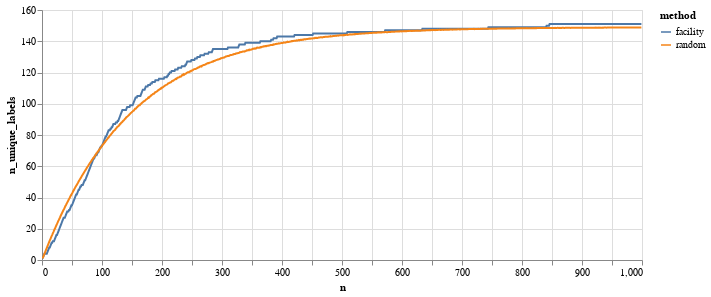

Notebook cell for this chart:
### Code cell
import altair as alt 

alt.data_transformers.disable_max_rows()


pltr = pd.DataFrame(data)

(alt.Chart(pltr)
  .mark_line()
  .encode(x='n', y='n_unique_labels', color="method")
  .properties(width=600, height=250)
  .interactive())

### Figure 1 — Vega-Lite specification as saved in the notebook (floating-point values rounded to 4 significant figures; data arrays with more than 128 entries replaced by an {"elided": "..."} marker saying what was removed)
{"config": {"view": {"continuousWidth": 400, "continuousHeight": 300}}, "data": {"name": "data-2cb8d45d3dba4b199f2c629ab4febfcd"}, "mark": "line", "encoding": {"color": {"field": "method", "type": "nominal"}, "x": {"field": "n", "type": "quantitative"}, "y": {"field": "n_unique_labels", "type": "quantitative"}}, "height": 250, "selection": {"selector001": {"type": "interval", "bind": "scales", "encodings": ["x", "y"]}}, "width": 600, "$schema": "https://vega.github.io/schema/vega-lite/v4.17.0.json", "datasets": {"data-2cb8d45d3dba4b199f2c629ab4febfcd": {"elided": "1998 records"}}}
